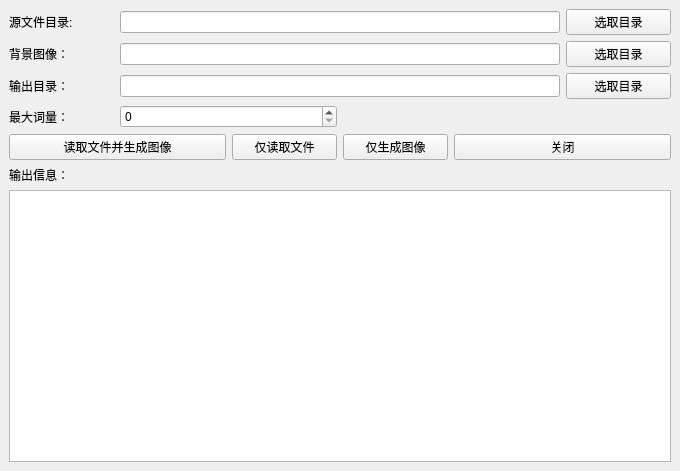
<?xml version="1.0" encoding="UTF-8"?>
<ui version="4.0">
 <class>MainWindow</class>
 <widget class="QMainWindow" name="MainWindow">
  <property name="geometry">
   <rect>
    <x>0</x>
    <y>0</y>
    <width>680</width>
    <height>471</height>
   </rect>
  </property>
  <property name="windowTitle">
   <string>PolicyCloud</string>
  </property>
  <widget class="QWidget" name="centralWidget">
   <layout class="QVBoxLayout" name="verticalLayout">
    <item>
     <layout class="QGridLayout" name="gridLayout">
      <property name="sizeConstraint">
       <enum>QLayout::SetDefaultConstraint</enum>
      </property>
      <item row="0" column="0">
       <widget class="QLabel" name="inputLabel">
        <property name="text">
         <string>源文件目录:</string>
        </property>
       </widget>
      </item>
      <item row="0" column="1" colspan="4">
       <widget class="QLineEdit" name="inputEdit"/>
      </item>
      <item row="3" column="0">
       <widget class="QLabel" name="maxwordsLabel">
        <property name="text">
         <string>最大词量：</string>
        </property>
       </widget>
      </item>
      <item row="2" column="5">
       <widget class="QPushButton" name="selectOutputButton">
        <property name="text">
         <string>选取目录</string>
        </property>
       </widget>
      </item>
      <item row="2" column="1" colspan="4">
       <widget class="QLineEdit" name="outputEdit"/>
      </item>
      <item row="1" column="0">
       <widget class="QLabel" name="backgroundLabel">
        <property name="text">
         <string>背景图像：</string>
        </property>
       </widget>
      </item>
      <item row="1" column="1" colspan="4">
       <widget class="QLineEdit" name="backgroundEdit"/>
      </item>
      <item row="0" column="5">
       <widget class="QPushButton" name="selectSourceButton">
        <property name="text">
         <string>选取目录</string>
        </property>
       </widget>
      </item>
      <item row="1" column="5">
       <widget class="QPushButton" name="selectBackgroundButton">
        <property name="text">
         <string>选取目录</string>
        </property>
       </widget>
      </item>
      <item row="2" column="0">
       <widget class="QLabel" name="outputLabel">
        <property name="text">
         <string>输出目录：</string>
        </property>
       </widget>
      </item>
      <item row="3" column="1" colspan="2">
       <widget class="QSpinBox" name="spinBox"/>
      </item>
      <item row="4" column="2">
       <widget class="QPushButton" name="readFileButton">
        <property name="text">
         <string>仅读取文件</string>
        </property>
       </widget>
      </item>
      <item row="4" column="4" colspan="2">
       <widget class="QPushButton" name="closeButton">
        <property name="text">
         <string>关闭</string>
        </property>
       </widget>
      </item>
      <item row="4" column="3">
       <widget class="QPushButton" name="genPicButton">
        <property name="text">
         <string>仅生成图像</string>
        </property>
       </widget>
      </item>
      <item row="4" column="0" colspan="2">
       <widget class="QPushButton" name="generateButton">
        <property name="text">
         <string>读取文件并生成图像</string>
        </property>
       </widget>
      </item>
     </layout>
    </item>
    <item>
     <layout class="QGridLayout" name="gridLayout_2">
      <item row="0" column="0">
       <widget class="QLabel" name="stdoutLabel">
        <property name="text">
         <string>输出信息：</string>
        </property>
       </widget>
      </item>
      <item row="1" column="0">
       <widget class="QTextBrowser" name="textBrowser"/>
      </item>
     </layout>
    </item>
   </layout>
  </widget>
 </widget>
 <resources/>
 <connections>
  <connection>
   <sender>closeButton</sender>
   <signal>clicked()</signal>
   <receiver>MainWindow</receiver>
   <slot>close()</slot>
   <hints>
    <hint type="sourcelabel">
     <x>486</x>
     <y>293</y>
    </hint>
    <hint type="destinationlabel">
     <x>540</x>
     <y>363</y>
    </hint>
   </hints>
  </connection>
 </connections>
</ui>
